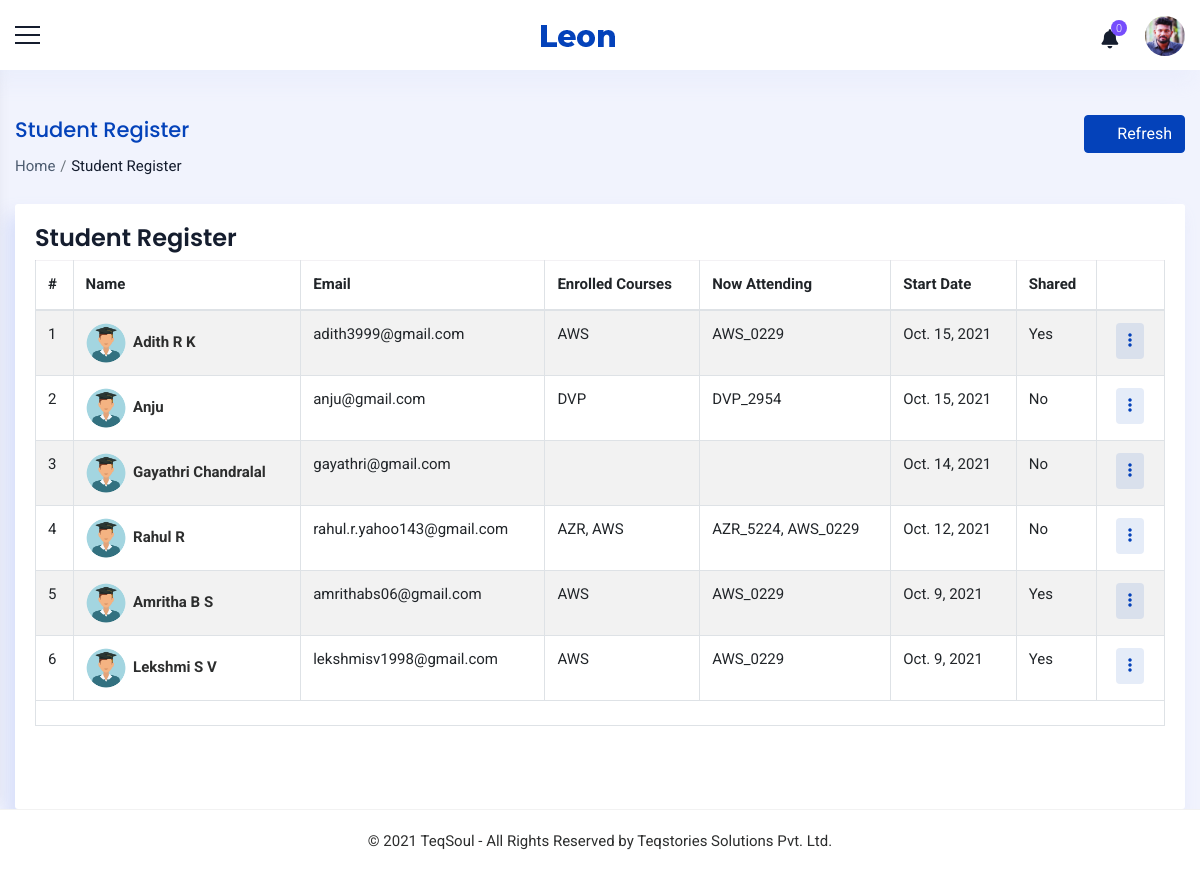
/staff/students/ (signed in), run on an earlier commit of the app's database.
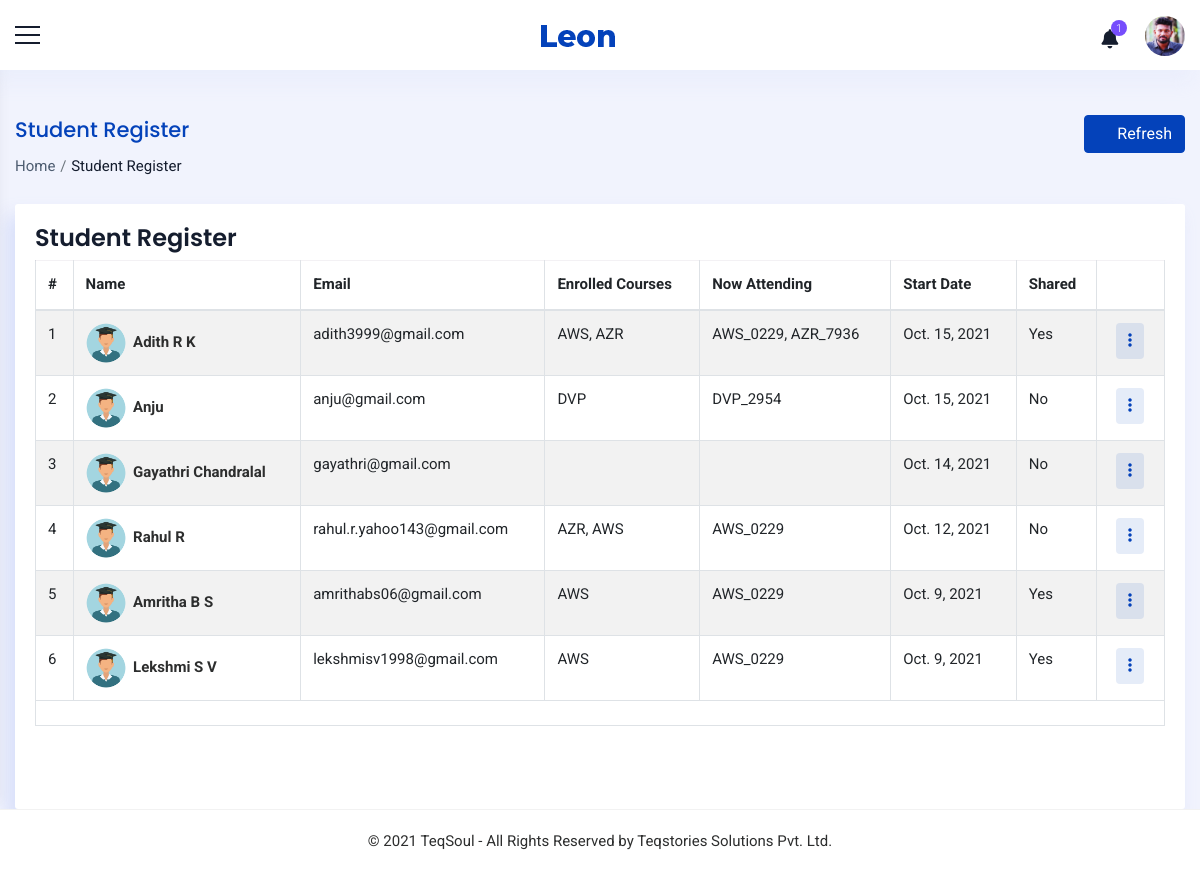
And on a later commit of the database.
### accounts/models.py (models this page shows, shortened)
class Staff(models.Model):
    value= (
    ('1', 'Operations'),
    ('2', 'Sales'),
    ('3', 'Trainer'),
    ('4', 'Admin'),
    ('5', 'Operations Manager'),
    ('6', 'Sales Manager'),
    ('7', 'Trainer Manager'),
    )
    user = models.OneToOneField(User,on_delete=models.CASCADE,null=True,blank=True)
    name = models.CharField(max_length=100,null=True, blank=True)
    empid = models.CharField(max_length=100,null=True, blank=True)
    mobile = models.CharField(max_length=10,null=True, blank=True)
    email = models.EmailField(max_length=200,null=True, blank=True)
    sex = models.CharField(max_length=10,null=True,choices=sex_choices, blank=True)
    dob = models.DateField(null=True, blank=True)
    doj = models.DateField(null=True, blank=True)
    blood_group = models.CharField(max_length=100,null=True, blank=True,choices=groups)
    house = models.CharField(max_length=100,null=True, blank=True)
    street =models.CharField(max_length=100,null=True, blank=True)
    street2 =models.CharField(max_length=100,null=True, blank=True)
    city = models.CharField(max_length=100,null=True, blank=True)
    state = models.CharField(max_length=100,null=True,choices=state, blank=True)
    pin = models.CharField(max_length=100,null=True,blank=True)
    stype = models.CharField(max_length=100,null=True,choices=value, blank=True)
    status = models.CharField(max_length=20,choices=(('Active','Active'),('Inactive','Inactive')),default='Active')
    profile_pic = models.ImageField(null=True, blank=True,upload_to='images/dp/',default='accounts/static/images/user3.png')
    facebook = models.CharField(max_length=1000, null=True, blank=True)
    linkedin = models.CharField(max_length=1000, null=True, blank=True)
    instagram = models.CharField(max_length=1000, null=True, blank=True)
    approval = models.BooleanField(null=True, blank=True, default=False)
    class Meta:
        unique_together = [['name']]

class Student(models.Model):
    user= models.OneToOneField(User,on_delete=models.CASCADE,null=True,blank=True)
    name = models.CharField(max_length=100,blank=True)
    mobile = models.CharField(max_length=10,blank=True)
    email = models.EmailField(max_length=200,blank=True)
    sex = models.CharField(max_length=10,null=True,choices=sex_choices,blank=True)
    dob = models.DateField(null=True, blank=True)
    blood_group = models.CharField(max_length=100,null=True, blank=True,choices=groups)
    house = models.CharField(max_length=100,null=True,blank=True)
    street =models.CharField(max_length=100,null=True,blank=True)
    street2 =models.CharField(max_length=100,null=True,blank=True)
    city = models.CharField(max_length=100,null=True,blank=True)
    state = models.CharField(max_length=100,null=True,choices=state,blank=True)
    pincode = models.CharField(max_length=6,null=True, blank=True)
    course_enrolled = models.CharField(max_length=1000,null=True,blank=True)
    now_attending = models.CharField(max_length=1000,null=True,blank=True)
    start_date = models.DateField(null=True,blank=True)
    shared = models.CharField(max_length=100,choices=(('Yes', 'Yes'), ('No', 'No')),blank=True,null=True,default='No')
    status = models.CharField(max_length=20,choices=(('Active','Active'),('Inactive','Inactive')),default='Active',blank=True)
    profile_pic = models.ImageField(null=True,default='accounts/static/images/user1.png',blank=True, upload_to='images/dp/')
    cv = models.FileField(blank=True, null=True,upload_to='images/cv/')

### accounts/views.py (the view)
# urls.py: path('staff/students/',Students.as_view(),name='view_students'),
class Students(View):
    def get(self, request):
        x = StaffCheck(request)
        if x == True:
            staff = Staff.objects.get(user=request.user)
            notify = Notifications(staff)
            count = CountNotifications(notify)
            students = Student.objects.all().order_by('-start_date')
            FindSCD(request,students)
            context={'count':count,'notify':notify,'staff':staff,'students':students}
            return render(request,'common/students.html',context)
        else:
            if request.user.is_authenticated:
                return render(request,'messages/common/permission_error.html')
            else:
                return redirect('home')

### accounts/functions.py (called while the page is built)
def StaffCheck(request):
    user = request.user
    if user.is_authenticated:
        try:
            staff = Staff.objects.get(user=user)
            if staff:
                return (True)
            else:
                return (False)
        except:
            return (False)
    else:
        return (False)

def scd(request,student):
    student.course_enrolled = []
    student.now_attending = []
    cd = StudentCourseData.objects.filter(student=student)
    for i in cd:
        student.course_enrolled.append(i.batch.subject.code)
        if i.batch.status == '1':
            student.now_attending.append(i.batch.batch_code)
    student.save()

def FindSCD(request,students):
    for stud in students:
        scd(request,stud)

def Notifications(staff):
    notifications = Notification.objects.filter(user1=staff,status='2').order_by('-date').order_by('-time')
    return notifications

def CountNotifications(notifications):
    count = 0
    for i in notifications:
        count = count +1
    return count

### accounts/templates/common/students.html (shortened to what this page needs)
{% extends 'common/main.html' %}
{% load static %}
{% block content %}
{% include 'common/header.html' %}
<div class="container_full">
    <div class="content_wrapper bg_homebefore inner-wrapper tables-sec">
        <div class="container-fluid">
            <div class="breadcrumbbar">
                <div class="row">
                  <div class="col-md-8 col-lg-8">
                    <h4 class="page-title">Student Register</h4>
                    <div class="breadcrumb-list">
                      <ol class="breadcrumb">
                        <li class="breadcrumb-item"><a href="{% url 'home' %}">Home</a></li>
                        <li class="breadcrumb-item active" aria-current="page">Student Register</li>
                      </ol>
                    </div>
                  </div>
                  <div class="col-md-4 col-lg-4 mr-0">
                    <div class="widgetbar">
                        <button class="btn btn-primary" onclick="window.location.reload()"><i class="ti ti-reload mr-2"></i>Refresh</button>
                    </div>
                  </div>
                </div>
              </div>
        <div class="row ">
            <div class="col-12">
              <div class="card">
                <h4 class="m-t-0 header-title">Student Register</h4>
                <div class="table-responsive">
                <table id="demo-foo-filtering" class="table table-striped table-bordered toggle-circle m-b-0" >
                  <thead>
                    <tr>
                      <th>#</th>
                      <th>Name</th>
                      <th>Email</th>
                      <th>Enrolled Courses</th>
                      <th>Now Attending</th>
                      <th>Start Date</th>
                      <th>Shared</th>
                      <th class="text-right"></th>
                    </tr>
                  </thead>
                  <tbody>
                    {% for i in students %}
                    <tr>
                      <td>{{forloop.counter}}</td>
                      <td><a href="{% url 'view_student' i.id %}"><img class="img-circle pro_pic" src="{{i.profile_pic.url}}" alt="{{i.name}}" style="width: 40px;height:40px">&nbsp;&nbsp;<b>{{i.name}}</b></a></td>
                      <td>{{i.email}}</td>
                      <td>{{i.course_enrolled|join:", " }}</td>
                      <td>{{i.now_attending|join:", " }}</td>
                      <td>{{i.start_date}}</td>
                      <td>{{i.shared}}</td>
                      <td class="text-right">
                        <div class="btn-group mr-2">
                          <div class="dropdown">
                            <button class="btn btn-round btn-primary-rgba" type="button" id="CustomdropdownMenuButton4" data-toggle="dropdown" aria-haspopup="true" aria-expanded="false"><i class="fas fa-ellipsis-v"></i></button>
                          </div>
                        </div>
                      </td>
                      {% empty %}
                      <td colspan="8">No students in the register.</td>
                    </tr>
                    {% endfor %}
                  </tbody>
                  <tfoot>
                    <tr class="active">
                      <td colspan="8">
                        </td>
                    </tr>
                  </tfoot>
                </table></div><br><br>
              </div>
            </div>
          </div>
          </div>
        </div>
        {% include 'common/footer.html' %}
    </div>
</div>
{% endblock %}

### accounts/templates/common/main.html (shortened to what this page needs)
{% load static %}
<!doctype html>
<html>
<head>
<link href="{% static 'css/plugins.css' %}" rel="stylesheet" >
<link href="{% static 'css/style.css' %}" rel="stylesheet">
<link rel="stylesheet" href="https://unpkg.com/@icon/themify-icons/themify-icons.css">
<link rel="stylesheet" href="https://cdnjs.cloudflare.com/ajax/libs/font-awesome/6.0.0-beta2/css/all.min.css" />
</head>
<body>
<div class="wrapper">
    {% block content %}
    {% endblock %}
</body>
</html>

### accounts/templates/common/header.html (shortened to what this page needs)
{% load static %}
<div class="header-bg">
    <header class="main-header">
      <div class="container_header phone_view border_top_bott">
        <div class="row">
          <div class="col-md-12 d-flex justify-content-between align-items-center">
            <div class="menu-icon"> <a href="javascript:void(0)" class="menu-toggler sidebar-toggler"></a> </div>
            <div class="logo d-flex align-items-center justify-content-center"> <a href="javascript:void(0)"> <strong
                  class="logo_icon"> <img src="{% static 'images/small-logo.png' %}" alt=""> </strong>  </a> </div>
            <div class="right_detail">
              <div class="row d-flex align-items-center justify-content-end">
                <div class="col-xl-12 col-12 d-flex justify-content-end">
                  <div class="right_bar_top d-flex align-items-center">
                    {% if staff %}
                        {% include 'common/notifications.html' %}
                        <div class="dropdown dropdown-user"> <a href="javascript:void(0)" class="dropdown-toggle"
                            data-toggle="dropdown" data-hover="dropdown" data-close-others="true" aria-expanded="true"> <img
                              class="img-circle pro_pic" src="{{staff.profile_pic.url}}" alt="{{staff.name}}"> </a>
                        </div>
                    {% endif %}
                  </div>
                </div>
              </div>
            </div>
          </div>
        </div>
      </div>
    </header>
  </div>

### accounts/templates/common/notifications.html (shortened to what this page needs)
<div class="dropdown dropdown-notification"> <a href="javascript:void(0)" onclick="read()" class="dropdown-toggle"
    data-toggle="dropdown" data-hover="dropdown" data-close-others="true" aria-expanded="false"> <i
      class="fa fa-bell"></i> <span class="badge_coun"> {{count}} </span> </a>
</div>

### accounts/templates/common/footer.html
<div class="row">
    <div class="col-lg-12">
      <div class="footerbar">
        <footer class="footer">
          <p class="mb-0">© <span id="year"></span> TeqSoul - All Rights Reserved by Teqstories Solutions Pvt. Ltd.</p>
        </footer>
      </div>
    </div>
  </div>

### accounts/static/css/style.css (style rules this page uses)
* { margin: 0; padding: 0; }
body { font-family: 'Roboto', sans-serif; font-size: 15px; line-height: 1.57143; font-weight: 400; color: #2d2e2e; }
h1, h2, h3, h4, h5, h6 { font-family: Poppins, sans-serif; margin-top: 0; font-weight: 600; color: #151d2e; }
a { color: #2d2e2e; transition: all 0.3s ease 0s; }
a, a:hover, a:active, a:focus { outline: none; text-decoration: none; }
i { transition: all 0.4s ease-in-out 0s; }
.img-circle { border-radius: 50%; }
.table td, .table th { border-top: 1px solid rgba(82, 63, 105, 0.07) !important; }
.btn-primary { color: #ffffff; background-color: #0442ba; border-color: #0442ba; box-shadow: none; }
.container_full { background: #f1f3fd; margin-top: 70px; position: relative; min-height: calc(100vh - 133px); overflow-x: hidden; }
.content_wrapper { margin-left: 0; margin-right: 0px; margin-top: 0; min-height: 600px; padding: 25px 0px 0px 0px; position: relative; }
.bg_homebefore { position: relative; }
.content_wrapper { padding-top: 25px; transition: all 0.3s; margin-left: 0px; }
.card { border-radius: 3px; background-color: #ffffff; box-shadow: -8px 12px 18px 0 rgba(209, 218, 249, 0.8); border: none; }
.breadcrumbbar { margin: 20px 0 25px; padding: 0; background-color: transparent; border-radius: 3px; }
.breadcrumbbar .page-title { color: #0442ba; font-size: 21px; font-weight: 500; line-height: 30px; margin-bottom: 10px; }
.breadcrumbbar .breadcrumb-list { text-align: left; }
.breadcrumbbar .breadcrumb { margin: 0; padding: 0; display: inline-flex; background-color: transparent; }
.breadcrumbbar .breadcrumb .breadcrumb-item a { color: #4e5d71; }
.breadcrumbbar .breadcrumb .breadcrumb-item.active { color: #151d2e; }
.breadcrumbbar .breadcrumb-item + .breadcrumb-item { padding-left: 0.3rem; }
.breadcrumbbar .breadcrumb-item + .breadcrumb-item::before { padding-right: 0.3rem; }
.breadcrumbbar .widgetbar { text-align: right; }
.btn-primary-rgba { background-color: rgba(4, 66, 186, 0.1); border: none; color: #0442ba; }
.tables-sec .card { padding: 20px; }
.table thead th { vertical-align: bottom; border-bottom: 2px solid #dee2e6; border-top: none; }
.footerbar { padding: 20px 30px; text-align: center; background-color: #ffffff; border-top: 1px solid rgba(0, 0, 0, 0.05); }

What changed in the data, as far as the page shows it:
changed Student "Adith R K": course_enrolled "AWS" → "AWS, AZR"; now_attending "AWS_0229" → "AWS_0229, AZR_7936"
changed Student "Rahul R": now_attending "AZR_5224, AWS_0229" → "AWS_0229"
Also different on the page:
{{ count }}: "0" → "1"
